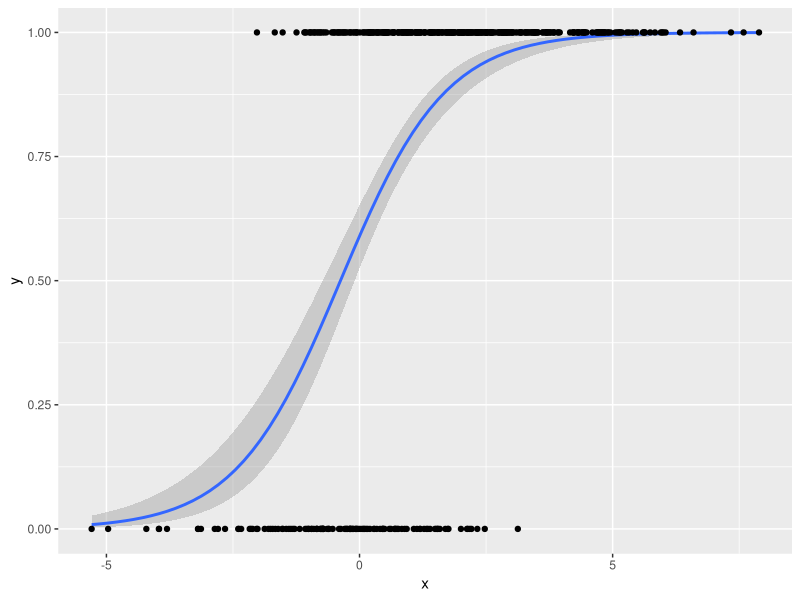
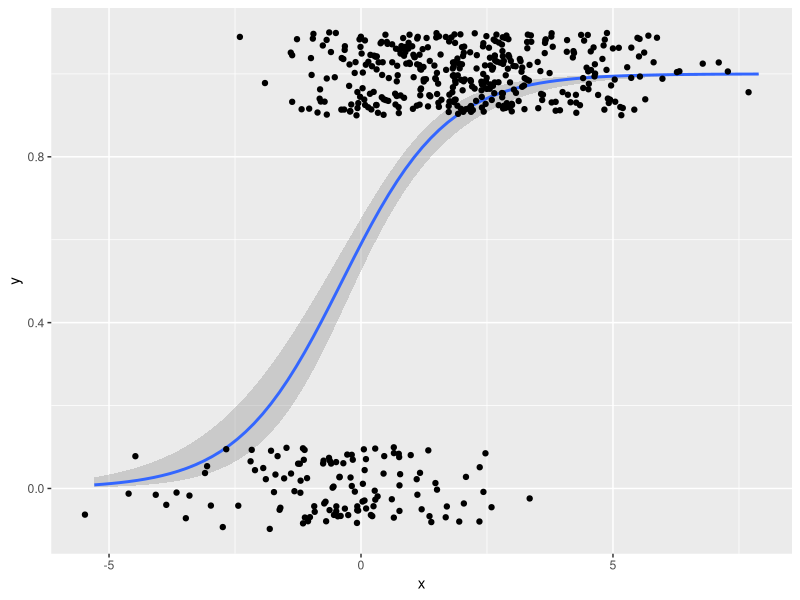

Write the R code that produced these figures, in order. (Note: this script raises an error after producing the figures.)
## ---- chunk 1
options(crayon.enabled = FALSE) # suppress colorised warnings to be displayed correctly
gc() # garbage collection
rm(list = ls()) # clear variables
## ---- chunk 2
library(tidyverse)
set.seed(1234)
n <- 500
x <- rnorm(n, mean = 1.5, sd = 2) # generate x
ystar <- 0.5 + 1 * x + rlogis(n) # generate latent variable
y <- 1 * (ystar > 0) # threshold corssing transformation
mydat <- tibble(x, y)
mydat
## ---- chunk 3
lreg <- glm(y ~ x, family = binomial(link = "logit"), mydat)
summary(lreg)
## ---- chunk 4
# P(Y = 1 | X = 0)
predict(lreg, newdata = data.frame(x = 0), type = "response")
## ---- chunk 5
# P (Y = 1 | X = mean(X))
predict(lreg, newdata = data.frame(x = mean(x)), type = "response")
## ---- chunk 6
# P(Y = 1 | X = observed values)
p_hat <- predict(lreg, type = "response")
head(p_hat)
## ---- chunk 7
library(broom)
augment(lreg, mydat, type.predict = "response")
## ---- chunk 8
ggplot(mydat, aes(x, y)) +
  stat_smooth(method = "glm", method.args = list(family = "binomial")) +
  geom_point()
## ---- chunk 9
ggplot(mydat, aes(x, y)) +
  stat_smooth(method = "glm", method.args = list(family = "binomial")) +
  geom_jitter(width = 0.5, #add noise to x-coordinates,
              height = 0.1 #add noise to y-coordinates
              )
## ---- chunk 10
.rs.restartR() #restrat R session
## ---- chunk 11
options(crayon.enabled = FALSE) # suppress colorised warnings to be displayed correctly
gc() # garbage collection
rm(list = ls()) # clear variables
## ---- chunk 12
library(tidyverse)

#generate example data
people <- c("Aiden", "Bella", "Carter", "Dakota", "Ethel", "Floyd",
"Gladys", "Herbert", "Irma", "Julius")
x <- c("young", "young", "young", "young", "old", "old",
"old", "old", "old", "old")
y0 <- c(1, 1, 1, 1, 0, 0, 0, 0, 0, 0)
y1 <- c(1, 1, 1, 1, 1, 0, 0, 1, 0, 0)
d <- c(0, 0, 0, 1, 0, 0, 0, 1, 1, 1)
y <- (1- d) * y0 + d * y1

tbl <- tibble(name = people, d, y, y0, y1, x)
rm(y0, y1, d, y, x, people)

tbl
## ---- chunk 13
ATE <- tbl |>
  summarise(mean(y1 - y0)) |>
  pull()

ATE
## ---- chunk 14
TOT <- tbl |>
  filter(d == 1) |>
  summarise(mean(y1 - y0)) |>
  pull()

TOT
## ---- chunk 15
selection_bias <- tbl |>
  group_by(d) |>
  summarise(y0_mean = mean(y0)) |>
  pull(y0_mean) |>
  diff()

selection_bias
## ---- chunk 16
means <- tbl |>
  group_by(d) |>
  summarise(y_mean = mean(y))

means
## ---- chunk 17
naive_diff_in_means <- means |>
  pull(y_mean) |>
  diff()

naive_diff_in_means
## ---- chunk 18
# CATE
tbl |>
  group_by(x) |>
  summarise(CATE = mean(y1 - y0))
## ---- chunk 19
# ATE by LIE

group_stats <- tbl |>
  group_by(x) |>
  summarise(CATE_x = mean(y1 - y0), count = n()) |>
  mutate(p_x = count / sum(count))

group_stats |>
  summarise(sum(CATE_x * p_x)) |>
  pull()
## ---- chunk 20
# Regression adjustment
library(broom)
tbl |>
  mutate(old = (x == "old"), xtilde = old - mean(old)) |>
  lm(y ~ d *xtilde, data = _) |>
  tidy() |>
  filter(term == "d")
## ---- chunk 21
# Propensity score re-weighting

psw <- tbl |>
  group_by(x) |>
  mutate(pscore = mean(d)) |>
  ungroup() |>
  mutate(
    weight1 = d / pscore,
    weight0 = (1 - d) / (1 - pscore)
  )

psw |>
  summarise(mean(weight1 * y) - mean(weight0 * y)) |>
  pull()
